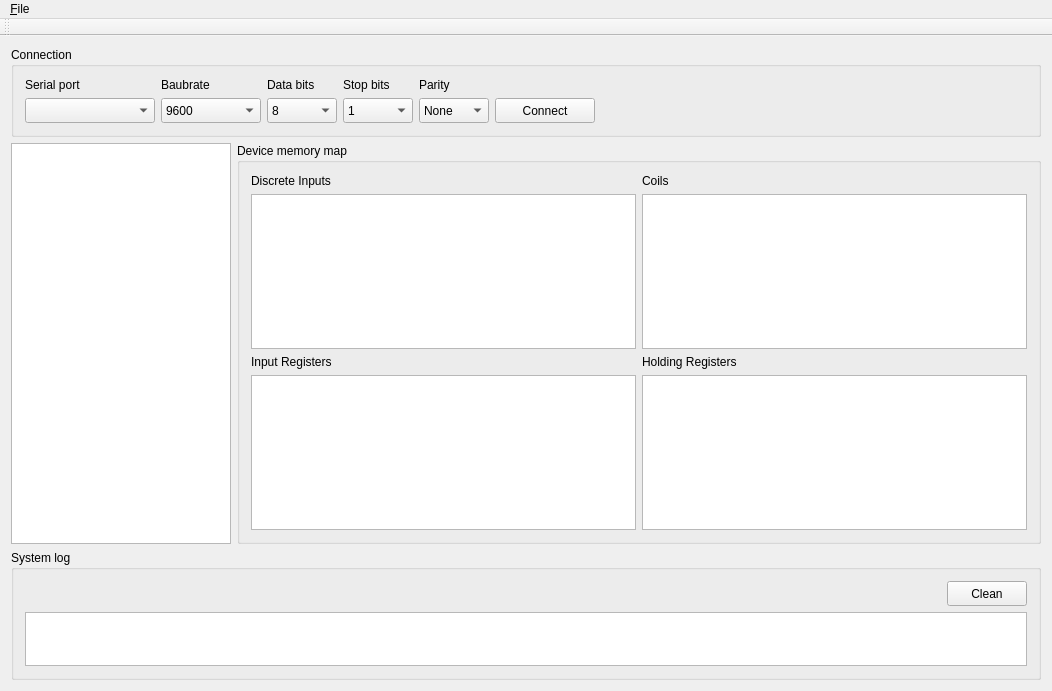
<?xml version="1.0" encoding="UTF-8"?>
<ui version="4.0">
 <class>MainWindow</class>
 <widget class="QMainWindow" name="MainWindow">
  <property name="geometry">
   <rect>
    <x>0</x>
    <y>0</y>
    <width>1052</width>
    <height>691</height>
   </rect>
  </property>
  <property name="windowTitle">
   <string>QSlave Modbus network emulator</string>
  </property>
  <widget class="QWidget" name="centralWidget">
   <layout class="QVBoxLayout" name="verticalLayout">
    <item>
     <widget class="QGroupBox" name="gbConnection">
      <property name="title">
       <string>Connection</string>
      </property>
      <layout class="QGridLayout" name="gridLayout">
       <item row="0" column="3">
        <widget class="QLabel" name="label_4">
         <property name="text">
          <string>Stop bits</string>
         </property>
        </widget>
       </item>
       <item row="0" column="4">
        <widget class="QLabel" name="label_5">
         <property name="text">
          <string>Parity</string>
         </property>
        </widget>
       </item>
       <item row="1" column="3">
        <widget class="QComboBox" name="cbStopBits">
         <property name="sizePolicy">
          <sizepolicy hsizetype="Fixed" vsizetype="Fixed">
           <horstretch>0</horstretch>
           <verstretch>0</verstretch>
          </sizepolicy>
         </property>
         <property name="minimumSize">
          <size>
           <width>70</width>
           <height>25</height>
          </size>
         </property>
         <property name="maximumSize">
          <size>
           <width>16777215</width>
           <height>25</height>
          </size>
         </property>
         <item>
          <property name="text">
           <string>1</string>
          </property>
         </item>
         <item>
          <property name="text">
           <string>2</string>
          </property>
         </item>
        </widget>
       </item>
       <item row="1" column="1">
        <widget class="QComboBox" name="cbBaubrate">
         <property name="sizePolicy">
          <sizepolicy hsizetype="Fixed" vsizetype="Fixed">
           <horstretch>0</horstretch>
           <verstretch>0</verstretch>
          </sizepolicy>
         </property>
         <property name="minimumSize">
          <size>
           <width>100</width>
           <height>25</height>
          </size>
         </property>
         <property name="maximumSize">
          <size>
           <width>16777215</width>
           <height>25</height>
          </size>
         </property>
         <property name="currentIndex">
          <number>0</number>
         </property>
         <item>
          <property name="text">
           <string>9600</string>
          </property>
         </item>
         <item>
          <property name="text">
           <string>19200</string>
          </property>
         </item>
         <item>
          <property name="text">
           <string>38400</string>
          </property>
         </item>
         <item>
          <property name="text">
           <string>57600</string>
          </property>
         </item>
         <item>
          <property name="text">
           <string>115200</string>
          </property>
         </item>
         <item>
          <property name="text">
           <string>125000</string>
          </property>
         </item>
         <item>
          <property name="text">
           <string>230400</string>
          </property>
         </item>
         <item>
          <property name="text">
           <string>250000</string>
          </property>
         </item>
         <item>
          <property name="text">
           <string>460800</string>
          </property>
         </item>
         <item>
          <property name="text">
           <string>500000</string>
          </property>
         </item>
         <item>
          <property name="text">
           <string>921600</string>
          </property>
         </item>
         <item>
          <property name="text">
           <string>1000000</string>
          </property>
         </item>
         <item>
          <property name="text">
           <string>2000000</string>
          </property>
         </item>
        </widget>
       </item>
       <item row="1" column="0">
        <widget class="QComboBox" name="cbPortName">
         <property name="sizePolicy">
          <sizepolicy hsizetype="Fixed" vsizetype="Fixed">
           <horstretch>0</horstretch>
           <verstretch>0</verstretch>
          </sizepolicy>
         </property>
         <property name="minimumSize">
          <size>
           <width>130</width>
           <height>25</height>
          </size>
         </property>
         <property name="maximumSize">
          <size>
           <width>16777215</width>
           <height>25</height>
          </size>
         </property>
        </widget>
       </item>
       <item row="1" column="5">
        <widget class="QPushButton" name="pbConnect">
         <property name="sizePolicy">
          <sizepolicy hsizetype="Fixed" vsizetype="Fixed">
           <horstretch>0</horstretch>
           <verstretch>0</verstretch>
          </sizepolicy>
         </property>
         <property name="minimumSize">
          <size>
           <width>100</width>
           <height>25</height>
          </size>
         </property>
         <property name="maximumSize">
          <size>
           <width>16777215</width>
           <height>25</height>
          </size>
         </property>
         <property name="text">
          <string>Connect</string>
         </property>
        </widget>
       </item>
       <item row="1" column="4">
        <widget class="QComboBox" name="cbParity">
         <property name="sizePolicy">
          <sizepolicy hsizetype="Fixed" vsizetype="Fixed">
           <horstretch>0</horstretch>
           <verstretch>0</verstretch>
          </sizepolicy>
         </property>
         <property name="minimumSize">
          <size>
           <width>70</width>
           <height>25</height>
          </size>
         </property>
         <property name="maximumSize">
          <size>
           <width>16777215</width>
           <height>25</height>
          </size>
         </property>
         <item>
          <property name="text">
           <string>None</string>
          </property>
         </item>
         <item>
          <property name="text">
           <string>Odd</string>
          </property>
         </item>
         <item>
          <property name="text">
           <string>Even</string>
          </property>
         </item>
        </widget>
       </item>
       <item row="1" column="2">
        <widget class="QComboBox" name="cbDataBits">
         <property name="sizePolicy">
          <sizepolicy hsizetype="Fixed" vsizetype="Fixed">
           <horstretch>0</horstretch>
           <verstretch>0</verstretch>
          </sizepolicy>
         </property>
         <property name="minimumSize">
          <size>
           <width>70</width>
           <height>25</height>
          </size>
         </property>
         <property name="maximumSize">
          <size>
           <width>16777215</width>
           <height>25</height>
          </size>
         </property>
         <property name="currentIndex">
          <number>3</number>
         </property>
         <item>
          <property name="text">
           <string>5</string>
          </property>
         </item>
         <item>
          <property name="text">
           <string>6</string>
          </property>
         </item>
         <item>
          <property name="text">
           <string>7</string>
          </property>
         </item>
         <item>
          <property name="text">
           <string>8</string>
          </property>
         </item>
         <item>
          <property name="text">
           <string>9</string>
          </property>
         </item>
        </widget>
       </item>
       <item row="0" column="0">
        <widget class="QLabel" name="label">
         <property name="text">
          <string>Serial port</string>
         </property>
        </widget>
       </item>
       <item row="0" column="2">
        <widget class="QLabel" name="label_3">
         <property name="text">
          <string>Data bits</string>
         </property>
        </widget>
       </item>
       <item row="0" column="1">
        <widget class="QLabel" name="label_2">
         <property name="text">
          <string>Baubrate</string>
         </property>
        </widget>
       </item>
       <item row="1" column="6">
        <spacer name="horizontalSpacer">
         <property name="orientation">
          <enum>Qt::Horizontal</enum>
         </property>
         <property name="sizeType">
          <enum>QSizePolicy::Expanding</enum>
         </property>
         <property name="sizeHint" stdset="0">
          <size>
           <width>40</width>
           <height>20</height>
          </size>
         </property>
        </spacer>
       </item>
      </layout>
     </widget>
    </item>
    <item>
     <layout class="QHBoxLayout" name="horizontalLayout">
      <item>
       <widget class="QListWidget" name="lwSlavesList">
        <property name="sizePolicy">
         <sizepolicy hsizetype="Fixed" vsizetype="Expanding">
          <horstretch>0</horstretch>
          <verstretch>0</verstretch>
         </sizepolicy>
        </property>
        <property name="maximumSize">
         <size>
          <width>220</width>
          <height>16777215</height>
         </size>
        </property>
       </widget>
      </item>
      <item>
       <widget class="QGroupBox" name="groupBox_2">
        <property name="title">
         <string>Device memory map</string>
        </property>
        <layout class="QGridLayout" name="gridLayout_2">
         <item row="1" column="1">
          <widget class="QTableWidget" name="twCoils">
           <property name="minimumSize">
            <size>
             <width>370</width>
             <height>0</height>
            </size>
           </property>
          </widget>
         </item>
         <item row="0" column="0">
          <widget class="QLabel" name="label_6">
           <property name="text">
            <string>Discrete Inputs</string>
           </property>
          </widget>
         </item>
         <item row="3" column="1">
          <widget class="QTableWidget" name="twHoldingRedisters">
           <property name="minimumSize">
            <size>
             <width>370</width>
             <height>0</height>
            </size>
           </property>
          </widget>
         </item>
         <item row="1" column="0">
          <widget class="QTableWidget" name="twDiscreteInputs">
           <property name="minimumSize">
            <size>
             <width>370</width>
             <height>0</height>
            </size>
           </property>
          </widget>
         </item>
         <item row="2" column="0">
          <widget class="QLabel" name="label_8">
           <property name="text">
            <string>Input Registers</string>
           </property>
          </widget>
         </item>
         <item row="2" column="1">
          <widget class="QLabel" name="label_9">
           <property name="text">
            <string>Holding Registers</string>
           </property>
          </widget>
         </item>
         <item row="3" column="0">
          <widget class="QTableWidget" name="twInputRegisters">
           <property name="minimumSize">
            <size>
             <width>370</width>
             <height>0</height>
            </size>
           </property>
          </widget>
         </item>
         <item row="0" column="1">
          <widget class="QLabel" name="label_7">
           <property name="text">
            <string>Coils</string>
           </property>
          </widget>
         </item>
        </layout>
       </widget>
      </item>
     </layout>
    </item>
    <item>
     <widget class="QGroupBox" name="groupBox">
      <property name="minimumSize">
       <size>
        <width>0</width>
        <height>130</height>
       </size>
      </property>
      <property name="maximumSize">
       <size>
        <width>16777215</width>
        <height>170</height>
       </size>
      </property>
      <property name="title">
       <string>System log</string>
      </property>
      <layout class="QVBoxLayout" name="verticalLayout_3">
       <item>
        <layout class="QHBoxLayout" name="horizontalLayout_2">
         <item>
          <spacer name="horizontalSpacer_2">
           <property name="orientation">
            <enum>Qt::Horizontal</enum>
           </property>
           <property name="sizeHint" stdset="0">
            <size>
             <width>40</width>
             <height>20</height>
            </size>
           </property>
          </spacer>
         </item>
         <item>
          <widget class="QPushButton" name="pbCleanLog">
           <property name="sizePolicy">
            <sizepolicy hsizetype="Fixed" vsizetype="Fixed">
             <horstretch>0</horstretch>
             <verstretch>0</verstretch>
            </sizepolicy>
           </property>
           <property name="minimumSize">
            <size>
             <width>80</width>
             <height>25</height>
            </size>
           </property>
           <property name="maximumSize">
            <size>
             <width>80</width>
             <height>25</height>
            </size>
           </property>
           <property name="text">
            <string>Clean</string>
           </property>
          </widget>
         </item>
        </layout>
       </item>
       <item>
        <widget class="QPlainTextEdit" name="ptSystemLog"/>
       </item>
      </layout>
     </widget>
    </item>
   </layout>
  </widget>
  <widget class="QMenuBar" name="menuBar">
   <property name="geometry">
    <rect>
     <x>0</x>
     <y>0</y>
     <width>1052</width>
     <height>22</height>
    </rect>
   </property>
   <widget class="QMenu" name="menuFile">
    <property name="title">
     <string>&amp;File</string>
    </property>
    <addaction name="actionOpen_config"/>
    <addaction name="separator"/>
    <addaction name="actionQuit"/>
   </widget>
   <addaction name="menuFile"/>
  </widget>
  <widget class="QToolBar" name="mainToolBar">
   <attribute name="toolBarArea">
    <enum>TopToolBarArea</enum>
   </attribute>
   <attribute name="toolBarBreak">
    <bool>false</bool>
   </attribute>
  </widget>
  <action name="actionOpen_config">
   <property name="text">
    <string>Open config</string>
   </property>
  </action>
  <action name="actionQuit">
   <property name="text">
    <string>Quit</string>
   </property>
  </action>
 </widget>
 <layoutdefault spacing="6" margin="11"/>
 <resources/>
 <connections/>
</ui>
